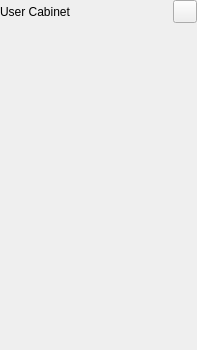
<?xml version="1.0" encoding="UTF-8"?>
<ui version="4.0">
 <class>CabinView</class>
 <widget class="QWidget" name="CabinView">
  <property name="geometry">
   <rect>
    <x>0</x>
    <y>0</y>
    <width>197</width>
    <height>350</height>
   </rect>
  </property>
  <property name="windowTitle">
   <string>Form</string>
  </property>
  <layout class="QVBoxLayout" name="verticalLayout">
   <property name="spacing">
    <number>0</number>
   </property>
   <property name="leftMargin">
    <number>0</number>
   </property>
   <property name="topMargin">
    <number>0</number>
   </property>
   <property name="rightMargin">
    <number>0</number>
   </property>
   <property name="bottomMargin">
    <number>0</number>
   </property>
   <item>
    <widget class="QFrame" name="toolbar">
     <layout class="QHBoxLayout" name="horizontalLayout">
      <property name="spacing">
       <number>0</number>
      </property>
      <property name="leftMargin">
       <number>0</number>
      </property>
      <property name="topMargin">
       <number>0</number>
      </property>
      <property name="rightMargin">
       <number>0</number>
      </property>
      <property name="bottomMargin">
       <number>0</number>
      </property>
      <item>
       <widget class="ElidedLabel" name="title">
        <property name="text">
         <string>User Cabinet</string>
        </property>
       </widget>
      </item>
      <item>
       <widget class="QToolButton" name="logout">
        <property name="text">
         <string/>
        </property>
        <property name="icon">
         <iconset resource="../../../scenarist-core/Resources/Resources.qrc">
          <normaloff>:/Graphics/Icons/Mobile/logout.png</normaloff>:/Graphics/Icons/Mobile/logout.png</iconset>
        </property>
       </widget>
      </item>
     </layout>
    </widget>
   </item>
   <item>
    <spacer name="verticalSpacer">
     <property name="orientation">
      <enum>Qt::Vertical</enum>
     </property>
     <property name="sizeHint" stdset="0">
      <size>
       <width>20</width>
       <height>40</height>
      </size>
     </property>
    </spacer>
   </item>
  </layout>
 </widget>
 <customwidgets>
  <customwidget>
   <class>ElidedLabel</class>
   <extends>QLabel</extends>
   <header location="global">3rd_party/Widgets/ElidedLabel/ElidedLabel.h</header>
  </customwidget>
 </customwidgets>
 <resources>
  <include location="../../../scenarist-core/Resources/Resources.qrc"/>
 </resources>
 <connections/>
</ui>
